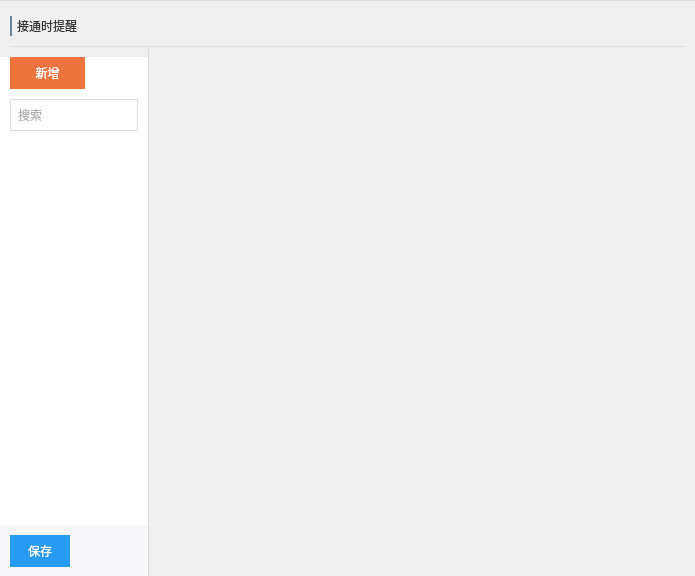
<?xml version="1.0" encoding="UTF-8"?>

<ui version="4.0">
 <class>UIYL_ManRobotSettingWidget</class>
 <widget class="QWidget" name="UIYL_ManRobotSettingWidget">
  <property name="geometry">
   <rect>
    <x>0</x>
    <y>0</y>
    <width>695</width>
    <height>576</height>
   </rect>
  </property>
  <property name="windowTitle">
   <string>UIEachBot 设置</string>
  </property>
  <property name="styleSheet">
   <string notr="true"/>
  </property>
  <layout class="QVBoxLayout" name="verticalLayout_2">
   <property name="spacing">
    <number>0</number>
   </property>
   <property name="margin" stdset="0">
    <number>0</number>
   </property>
   <item>
    <widget class="QWidget" name="widget_bg" native="true">
     <property name="styleSheet">
      <string notr="true"/>
     </property>
     <layout class="QVBoxLayout" name="verticalLayout">
      <property name="spacing">
       <number>0</number>
      </property>
      <property name="margin" stdset="0">
       <number>0</number>
      </property>
      <item>
       <widget class="Line" name="line_1">
        <property name="minimumSize">
         <size>
          <width>0</width>
          <height>1</height>
         </size>
        </property>
        <property name="maximumSize">
         <size>
          <width>16777215</width>
          <height>1</height>
         </size>
        </property>
        <property name="styleSheet">
         <string notr="true">border: 0px;
background-color: #dddddd;</string>
        </property>
        <property name="orientation">
         <enum>Qt::Horizontal</enum>
        </property>
       </widget>
      </item>
      <item>
       <widget class="QWidget" name="widget_0_content" native="true">
        <layout class="QVBoxLayout" name="verticalLayout_3">
         <property name="spacing">
          <number>0</number>
         </property>
         <property name="margin" stdset="0">
          <number>0</number>
         </property>
         <item>
          <widget class="QWidget" name="widget_1_title" native="true">
           <property name="sizePolicy">
            <sizepolicy hsizetype="Preferred" vsizetype="Fixed">
             <horstretch>0</horstretch>
             <verstretch>0</verstretch>
            </sizepolicy>
           </property>
           <property name="minimumSize">
            <size>
             <width>0</width>
             <height>20</height>
            </size>
           </property>
           <layout class="QVBoxLayout" name="verticalLayout_4">
            <property name="spacing">
             <number>10</number>
            </property>
            <property name="leftMargin">
             <number>10</number>
            </property>
            <property name="topMargin">
             <number>15</number>
            </property>
            <property name="rightMargin">
             <number>10</number>
            </property>
            <property name="bottomMargin">
             <number>0</number>
            </property>
            <item>
             <widget class="QWidget" name="widget_1_1_content" native="true">
              <layout class="QHBoxLayout" name="horizontalLayout_3">
               <property name="spacing">
                <number>5</number>
               </property>
               <property name="margin" stdset="0">
                <number>0</number>
               </property>
               <item>
                <widget class="QLabel" name="label_20">
                 <property name="sizePolicy">
                  <sizepolicy hsizetype="Fixed" vsizetype="Preferred">
                   <horstretch>0</horstretch>
                   <verstretch>0</verstretch>
                  </sizepolicy>
                 </property>
                 <property name="minimumSize">
                  <size>
                   <width>2</width>
                   <height>0</height>
                  </size>
                 </property>
                 <property name="maximumSize">
                  <size>
                   <width>2</width>
                   <height>16777215</height>
                  </size>
                 </property>
                 <property name="styleSheet">
                  <string notr="true">QLabel
{
	background-color: #6b8596;
}</string>
                 </property>
                 <property name="text">
                  <string/>
                 </property>
                </widget>
               </item>
               <item>
                <widget class="QLabel" name="label_4">
                 <property name="minimumSize">
                  <size>
                   <width>0</width>
                   <height>20</height>
                  </size>
                 </property>
                 <property name="styleSheet">
                  <string notr="true">QLabel
{
font: 14px &quot;微软雅黑&quot;;
color:#333333;
}</string>
                 </property>
                 <property name="text">
                  <string>接通时提醒</string>
                 </property>
                </widget>
               </item>
               <item>
                <spacer name="horizontalSpacer_10">
                 <property name="orientation">
                  <enum>Qt::Horizontal</enum>
                 </property>
                 <property name="sizeHint" stdset="0">
                  <size>
                   <width>590</width>
                   <height>20</height>
                  </size>
                 </property>
                </spacer>
               </item>
              </layout>
             </widget>
            </item>
            <item>
             <widget class="Line" name="line_2">
              <property name="minimumSize">
               <size>
                <width>0</width>
                <height>1</height>
               </size>
              </property>
              <property name="maximumSize">
               <size>
                <width>16777215</width>
                <height>1</height>
               </size>
              </property>
              <property name="styleSheet">
               <string notr="true">border: 0px;
background-color: #dddddd;</string>
              </property>
              <property name="orientation">
               <enum>Qt::Horizontal</enum>
              </property>
             </widget>
            </item>
           </layout>
          </widget>
         </item>
         <item>
          <widget class="QWidget" name="widget_2_rule" native="true">
           <layout class="QHBoxLayout" name="horizontalLayout">
            <property name="spacing">
             <number>0</number>
            </property>
            <property name="margin" stdset="0">
             <number>0</number>
            </property>
            <item>
             <widget class="QWidget" name="widget_2_1_list" native="true">
              <property name="minimumSize">
               <size>
                <width>148</width>
                <height>0</height>
               </size>
              </property>
              <property name="maximumSize">
               <size>
                <width>148</width>
                <height>16777215</height>
               </size>
              </property>
              <layout class="QVBoxLayout" name="verticalLayout_5">
               <property name="spacing">
                <number>0</number>
               </property>
               <property name="leftMargin">
                <number>0</number>
               </property>
               <property name="topMargin">
                <number>10</number>
               </property>
               <property name="rightMargin">
                <number>0</number>
               </property>
               <property name="bottomMargin">
                <number>0</number>
               </property>
               <item>
                <widget class="QWidget" name="widget_up" native="true">
                 <property name="styleSheet">
                  <string notr="true">QWidget#widget_up
{
	background-color: rgb(255, 255, 255);
	image: url(:/YL/Resources/YL/MainTree/icon_searchResultNull.png);
}</string>
                 </property>
                 <layout class="QVBoxLayout" name="verticalLayout_6">
                  <property name="spacing">
                   <number>10</number>
                  </property>
                  <property name="leftMargin">
                   <number>10</number>
                  </property>
                  <property name="topMargin">
                   <number>0</number>
                  </property>
                  <property name="rightMargin">
                   <number>10</number>
                  </property>
                  <property name="bottomMargin">
                   <number>10</number>
                  </property>
                  <item>
                   <layout class="QHBoxLayout" name="horizontalLayout_4">
                    <item>
                     <widget class="QPushButton" name="m_newRuleBtn">
                      <property name="minimumSize">
                       <size>
                        <width>75</width>
                        <height>32</height>
                       </size>
                      </property>
                      <property name="maximumSize">
                       <size>
                        <width>75</width>
                        <height>32</height>
                       </size>
                      </property>
                      <property name="styleSheet">
                       <string notr="true">QPushButton
{
border: 0px;
background-color: #ef733d;
font: 12px &quot;微软雅黑&quot;;
color: #ffffff;
}

QPushButton:hover
{
background-color: #f98553;
}</string>
                      </property>
                      <property name="text">
                       <string>新增</string>
                      </property>
                      <property name="icon">
                       <iconset resource="../../../../../../../client-webcall-main/src/main/client_resouce/easyliaoclient.qrc">
                        <normaloff>:/YL/Resources/YL/Robot/icon_add.png</normaloff>:/YL/Resources/YL/Robot/icon_add.png</iconset>
                      </property>
                      <property name="iconSize">
                       <size>
                        <width>12</width>
                        <height>12</height>
                       </size>
                      </property>
                     </widget>
                    </item>
                    <item>
                     <spacer name="horizontalSpacer_5">
                      <property name="orientation">
                       <enum>Qt::Horizontal</enum>
                      </property>
                      <property name="sizeHint" stdset="0">
                       <size>
                        <width>40</width>
                        <height>20</height>
                       </size>
                      </property>
                     </spacer>
                    </item>
                   </layout>
                  </item>
                  <item>
                   <widget class="QLineEdit" name="m_searchLine">
                    <property name="sizePolicy">
                     <sizepolicy hsizetype="Expanding" vsizetype="Expanding">
                      <horstretch>0</horstretch>
                      <verstretch>0</verstretch>
                     </sizepolicy>
                    </property>
                    <property name="minimumSize">
                     <size>
                      <width>128</width>
                      <height>32</height>
                     </size>
                    </property>
                    <property name="maximumSize">
                     <size>
                      <width>128</width>
                      <height>32</height>
                     </size>
                    </property>
                    <property name="sizeIncrement">
                     <size>
                      <width>0</width>
                      <height>0</height>
                     </size>
                    </property>
                    <property name="styleSheet">
                     <string notr="true">QLineEdit
{
border:1px solid #dddddd;
font: 12px &quot;微软雅黑&quot;;
color:#666666;
padding-left:5px;
padding-right:5px;
}</string>
                    </property>
                    <property name="placeholderText">
                     <string>搜索</string>
                    </property>
                   </widget>
                  </item>
                  <item>
                   <widget class="UIYL_ManRobotRuleListView" name="m_manRobotRuleListView">
                    <property name="styleSheet">
                     <string notr="true">QListView
{
border: 0px;
background-color: rgba(255, 255, 255, 0);
selection-background-color:rgb(230, 233, 239);
}</string>
                    </property>
                   </widget>
                  </item>
                 </layout>
                </widget>
               </item>
               <item>
                <widget class="QWidget" name="widget_save" native="true">
                 <property name="minimumSize">
                  <size>
                   <width>0</width>
                   <height>50</height>
                  </size>
                 </property>
                 <property name="maximumSize">
                  <size>
                   <width>16777215</width>
                   <height>50</height>
                  </size>
                 </property>
                 <property name="styleSheet">
                  <string notr="true">QWidget#widget_save
{
background-color: #F7F7F9;
}</string>
                 </property>
                 <layout class="QHBoxLayout" name="horizontalLayout_2">
                  <property name="spacing">
                   <number>0</number>
                  </property>
                  <property name="leftMargin">
                   <number>10</number>
                  </property>
                  <property name="topMargin">
                   <number>0</number>
                  </property>
                  <property name="rightMargin">
                   <number>0</number>
                  </property>
                  <property name="bottomMargin">
                   <number>0</number>
                  </property>
                  <item>
                   <widget class="QPushButton" name="m_saveRuleListBtn">
                    <property name="minimumSize">
                     <size>
                      <width>60</width>
                      <height>32</height>
                     </size>
                    </property>
                    <property name="maximumSize">
                     <size>
                      <width>60</width>
                      <height>32</height>
                     </size>
                    </property>
                    <property name="styleSheet">
                     <string notr="true">QPushButton
{
border: 0px;
background-color: #279af2;
font: 12px &quot;微软雅黑&quot;;
color: #ffffff;
}

QPushButton:hover
{
background-color: #4bb0fe;
}

QPushButton:disabled
{
background-color: #a9d6f9;
}</string>
                    </property>
                    <property name="text">
                     <string>保存</string>
                    </property>
                   </widget>
                  </item>
                  <item>
                   <spacer name="horizontalSpacer_2">
                    <property name="orientation">
                     <enum>Qt::Horizontal</enum>
                    </property>
                    <property name="sizeHint" stdset="0">
                     <size>
                      <width>40</width>
                      <height>20</height>
                     </size>
                    </property>
                   </spacer>
                  </item>
                 </layout>
                </widget>
               </item>
              </layout>
             </widget>
            </item>
            <item>
             <widget class="Line" name="line_3">
              <property name="minimumSize">
               <size>
                <width>1</width>
                <height>0</height>
               </size>
              </property>
              <property name="maximumSize">
               <size>
                <width>1</width>
                <height>16777215</height>
               </size>
              </property>
              <property name="styleSheet">
               <string notr="true">border: 0px;
background-color: #dddddd;</string>
              </property>
              <property name="orientation">
               <enum>Qt::Vertical</enum>
              </property>
             </widget>
            </item>
            <item>
             <widget class="QWidget" name="widget_2_2_rule" native="true">
              <property name="sizePolicy">
               <sizepolicy hsizetype="Expanding" vsizetype="Preferred">
                <horstretch>0</horstretch>
                <verstretch>0</verstretch>
               </sizepolicy>
              </property>
              <property name="styleSheet">
               <string notr="true">QWidget#widget_2_2_rule
{
	image: url(:/YL/Resources/YL/Robot/icon_noContent.png);
}</string>
              </property>
              <layout class="QHBoxLayout" name="horizontalLayout_7">
               <property name="spacing">
                <number>0</number>
               </property>
               <property name="margin" stdset="0">
                <number>0</number>
               </property>
               <item>
                <widget class="UIYL_ManRobotRuleSettingWidget" name="m_ruleWidget" native="true"/>
               </item>
              </layout>
             </widget>
            </item>
           </layout>
          </widget>
         </item>
        </layout>
       </widget>
      </item>
     </layout>
    </widget>
   </item>
  </layout>
 </widget>
 <layoutdefault spacing="6" margin="11"/>
 <customwidgets>
  <customwidget>
   <class>UIYL_ManRobotRuleSettingWidget</class>
   <extends>QWidget</extends>
   <header>UIYL_ManRobotRuleSettingWidget.h</header>
   <container>1</container>
  </customwidget>
  <customwidget>
   <class>UIYL_ManRobotRuleListView</class>
   <extends>QListView</extends>
   <header>UIYL_ManRobotRuleListView.h</header>
  </customwidget>
 </customwidgets>
 <resources>
  <include location="../../../../../../../client-webcall-main/src/main/client_resouce/easyliaoclient.qrc"/>
 </resources>
 <connections/>
</ui>
